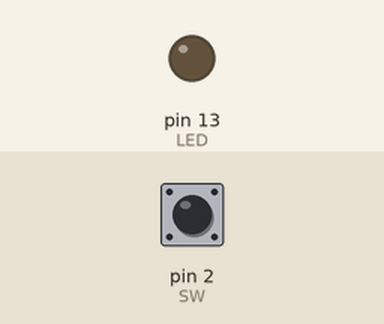
This sketch was run on a simulated Arduino Uno, built with avr-gcc and run on an emulated ATmega328P. Shown: output pins drawn as LEDs (lit = HIGH). Inputs (shaded band) come from the test bench; at power-on: pin 2 (SW) LOW.

Above: at 1.2 s.
1.3 s: pin 2 (SW) pulled HIGH for 0.15 s
At 1.37 s:
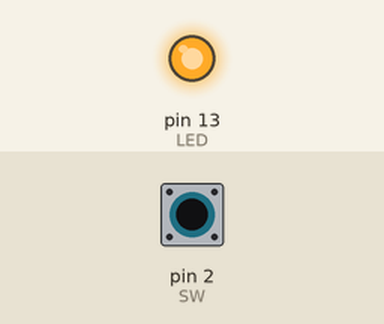
2.9 s: pin 2 (SW) pulled HIGH for 3.2 s
At 6.4 s:
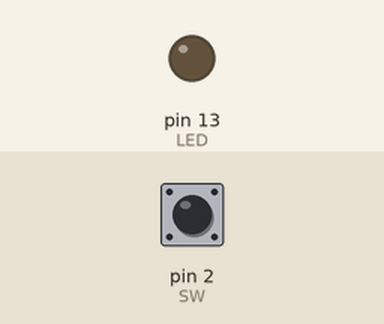
Timing chart, 0 to 7.9 s (numbered marks = the images above; inputs shaded):
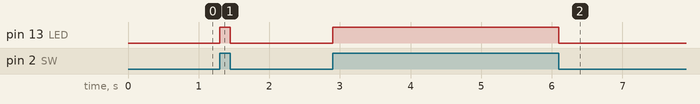

Measured:
- after the input at 1.3 s, pin 13 (LED): LOW → HIGH at once, → LOW 0.15 s later
- after the input at 2.9 s, pin 13 (LED): LOW → HIGH at once, → LOW 3.2 s later

The sketch:

switchLight.ino
```cpp
const byte LED = 13;
const byte SW = 2;

void setup()
{

  pinMode(LED, OUTPUT);

  pinMode(SW, INPUT);

}

void loop()
{
    boolean val = digitalRead(SW);

  if (val)
  {

    digitalWrite(LED, HIGH);

  }
  else
  {
    digitalWrite(LED, LOW);
  }
}
```
